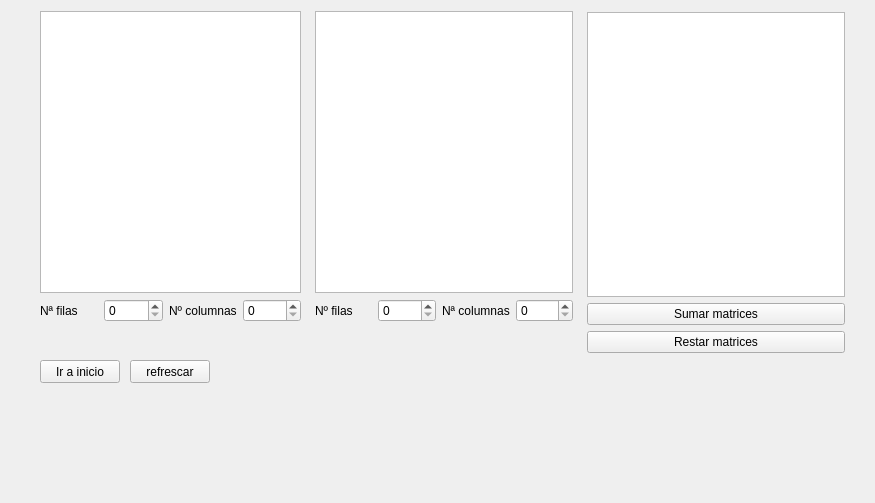
<?xml version="1.0" encoding="UTF-8"?>
<ui version="4.0">
 <class>Matrices</class>
 <widget class="QWidget" name="Matrices">
  <property name="geometry">
   <rect>
    <x>0</x>
    <y>0</y>
    <width>875</width>
    <height>503</height>
   </rect>
  </property>
  <property name="windowTitle">
   <string>Suma y resta de matrices</string>
  </property>
  <widget class="QPushButton" name="Mat_Btt_gToIni">
   <property name="geometry">
    <rect>
     <x>40</x>
     <y>360</y>
     <width>80</width>
     <height>23</height>
    </rect>
   </property>
   <property name="text">
    <string>Ir a inicio</string>
   </property>
  </widget>
  <widget class="QWidget" name="layoutWidget">
   <property name="geometry">
    <rect>
     <x>40</x>
     <y>11</y>
     <width>261</width>
     <height>311</height>
    </rect>
   </property>
   <layout class="QVBoxLayout" name="verticalLayout">
    <item>
     <widget class="QTableView" name="MatrizA">
      <property name="sizeAdjustPolicy">
       <enum>QAbstractScrollArea::AdjustToContentsOnFirstShow</enum>
      </property>
     </widget>
    </item>
    <item>
     <layout class="QHBoxLayout" name="horizontalLayout_2">
      <item>
       <widget class="QLabel" name="label_2">
        <property name="text">
         <string>Nª filas</string>
        </property>
       </widget>
      </item>
      <item>
       <widget class="QSpinBox" name="NFilasSpinBoxA"/>
      </item>
      <item>
       <widget class="QLabel" name="label">
        <property name="text">
         <string>Nº columnas</string>
        </property>
       </widget>
      </item>
      <item>
       <widget class="QSpinBox" name="NColumnasSpinBoxA"/>
      </item>
     </layout>
    </item>
   </layout>
  </widget>
  <widget class="QWidget" name="layoutWidget">
   <property name="geometry">
    <rect>
     <x>315</x>
     <y>11</y>
     <width>258</width>
     <height>311</height>
    </rect>
   </property>
   <layout class="QVBoxLayout" name="verticalLayout_2">
    <item>
     <widget class="QTableView" name="MatrizB"/>
    </item>
    <item>
     <layout class="QHBoxLayout" name="horizontalLayout_3">
      <item>
       <widget class="QLabel" name="label_3">
        <property name="text">
         <string>Nº filas</string>
        </property>
       </widget>
      </item>
      <item>
       <widget class="QSpinBox" name="NFilasSpinBoxB_2"/>
      </item>
      <item>
       <widget class="QLabel" name="label_4">
        <property name="text">
         <string>Nª columnas</string>
        </property>
       </widget>
      </item>
      <item>
       <widget class="QSpinBox" name="NFilasSpinBoxB"/>
      </item>
     </layout>
    </item>
   </layout>
  </widget>
  <widget class="QWidget" name="layoutWidget">
   <property name="geometry">
    <rect>
     <x>587</x>
     <y>12</y>
     <width>258</width>
     <height>341</height>
    </rect>
   </property>
   <layout class="QVBoxLayout" name="verticalLayout_3">
    <item>
     <widget class="QTableView" name="MatrizResultado"/>
    </item>
    <item>
     <widget class="QPushButton" name="Mat_Btt_SumMat">
      <property name="text">
       <string>Sumar matrices</string>
      </property>
     </widget>
    </item>
    <item>
     <widget class="QPushButton" name="Mat_Btt_SumMat_2">
      <property name="text">
       <string>Restar matrices</string>
      </property>
     </widget>
    </item>
   </layout>
  </widget>
  <widget class="QPushButton" name="Mat_Btt_gToIni_2">
   <property name="geometry">
    <rect>
     <x>130</x>
     <y>360</y>
     <width>80</width>
     <height>23</height>
    </rect>
   </property>
   <property name="text">
    <string>refrescar</string>
   </property>
  </widget>
 </widget>
 <resources/>
 <connections/>
</ui>
